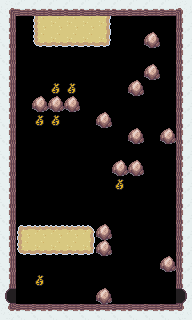

The image is a tile-based game level rendered from a .tmx file. Its description and complete source (layers, tilesets, objects, tile grids) follow:
An orthogonal 12x20 tile map with 16x16 px tiles, 1 tile layer (Tile Layer 1).

<map version="1.0" tiledversion="1.0.3" orientation="orthogonal" renderorder="right-down" width="12" height="20" tilewidth="16" tileheight="16" nextobjectid="1">
 <tileset firstgid="1" name="Basic" tilewidth="16" tileheight="16" tilecount="30" columns="0">
  <grid orientation="orthogonal" width="1" height="1" />
  <tile id="1" type="Solid">
   <image width="16" height="16" source="../images/rock1.png" />
  </tile>
  <tile id="2" type="Solid">
   <properties>
    <property name="lifePoints" type="int" value="2" />
   </properties>
   <image width="16" height="16" source="../images/rock_breakable.png" />
  </tile>
  <tile id="4" type="Solid">
   <image width="16" height="16" source="../images/wall2-2.png" />
  </tile>
  <tile id="13" type="Modifier">
   <properties>
    <property name="moneyDelta" type="int" value="5" />
   </properties>
   <image width="16" height="16" source="../images/money.png" />
  </tile>
  <tile id="32" type="Start">
   <properties>
    <property name="orientation" type="int" value="3" />
    <property name="roomId" type="int" value="20" />
   </properties>
   <image width="16" height="16" source="../images/start-1.png" />
  </tile>
  <tile id="33" type="Start">
   <properties>
    <property name="orientation" type="int" value="4" />
    <property name="roomId" type="int" value="22" />
   </properties>
   <image width="16" height="16" source="../images/start-2.png" />
  </tile>
  <tile id="40" type="Ground">
   <image width="16" height="16" source="../images/ground-1.png" />
  </tile>
  <tile id="41" type="Ground">
   <image width="16" height="16" source="../images/ground-2.png" />
  </tile>
  <tile id="42" type="Ground">
   <image width="16" height="16" source="../images/ground-3.png" />
  </tile>
  <tile id="43" type="Ground">
   <image width="16" height="16" source="../images/ground-4.png" />
  </tile>
  <tile id="44" type="Ground">
   <image width="16" height="16" source="../images/ground-5.png" />
  </tile>
  <tile id="45" type="Ground">
   <image width="16" height="16" source="../images/ground-6.png" />
  </tile>
  <tile id="46" type="Ground">
   <image width="16" height="16" source="../images/ground-7.png" />
  </tile>
  <tile id="47" type="Ground">
   <image width="16" height="16" source="../images/ground-8.png" />
  </tile>
  <tile id="48" type="Ground">
   <image width="16" height="16" source="../images/ground-9.png" />
  </tile>
  <tile id="49" type="Ground">
   <image width="16" height="16" source="../images/ground-10.png" />
  </tile>
  <tile id="50" type="Ground">
   <image width="16" height="16" source="../images/ground-11.png" />
  </tile>
  <tile id="51" type="Ground">
   <image width="16" height="16" source="../images/ground-12.png" />
  </tile>
  <tile id="52" type="Ground">
   <image width="16" height="16" source="../images/ground-13.png" />
  </tile>
  <tile id="53" type="Solid">
   <image width="16" height="16" source="../images/ground2.png" />
  </tile>
  <tile id="55" type="Solid">
   <image width="16" height="16" source="../images/wall2-3.png" />
  </tile>
  <tile id="56" type="Solid">
   <image width="16" height="16" source="../images/wall2-4.png" />
  </tile>
  <tile id="57" type="Solid">
   <image width="16" height="16" source="../images/wall2-5.png" />
  </tile>
  <tile id="59" type="Solid">
   <image width="16" height="16" source="../images/wall2-6.png" />
  </tile>
  <tile id="60" type="Solid">
   <image width="16" height="16" source="../images/wall2-7.png" />
  </tile>
  <tile id="61" type="Solid">
   <image width="16" height="16" source="../images/wall2-8.png" />
  </tile>
  <tile id="62" type="Solid">
   <image width="16" height="16" source="../images/wall2-9.png" />
  </tile>
  <tile id="64" type="Modifier">
   <properties>
    <property name="moneyDelta" type="int" value="10" />
   </properties>
   <image width="16" height="16" source="../images/money.png" />
  </tile>
  <tile id="66" type="Door">
   <properties>
    <property name="roomId" type="int" value="22" />
   </properties>
   <image width="16" height="16" source="../images/door1-2.png" />
  </tile>
  <tile id="67" type="Door">
   <properties>
    <property name="roomId" type="int" value="20" />
   </properties>
   <image width="16" height="16" source="../images/door1-1.png" />
  </tile>
 </tileset>
 <layer name="Tile Layer 1" width="12" height="20">
  <data encoding="csv">
61,62,62,62,62,62,62,62,62,62,62,63,
5,0,48,49,49,49,47,0,0,0,0,56,
5,0,42,41,41,41,45,0,0,2,0,56,
5,0,0,0,0,0,0,0,0,0,0,56,
5,0,0,0,0,0,0,0,0,2,0,56,
5,0,0,14,14,0,0,0,2,0,0,56,
5,0,2,2,2,0,0,0,0,0,0,56,
5,0,14,14,0,0,2,0,0,0,0,56,
5,0,0,0,0,0,0,0,2,0,2,56,
5,0,0,0,0,0,0,0,0,0,0,56,
5,0,0,0,0,0,0,2,2,0,0,56,
5,0,0,0,0,0,0,14,0,0,0,56,
5,0,0,0,0,0,0,0,0,0,0,56,
5,0,0,0,0,0,0,0,0,0,0,56,
5,44,46,46,46,43,2,0,0,0,0,56,
5,42,41,41,41,45,2,0,0,0,0,56,
5,0,0,0,0,0,0,0,0,0,2,56,
5,0,14,0,0,0,0,0,0,0,0,56,
68,33,0,0,0,0,2,0,0,0,34,67,
60,57,57,57,57,57,57,57,57,57,57,58
</data>
 </layer>
</map>
